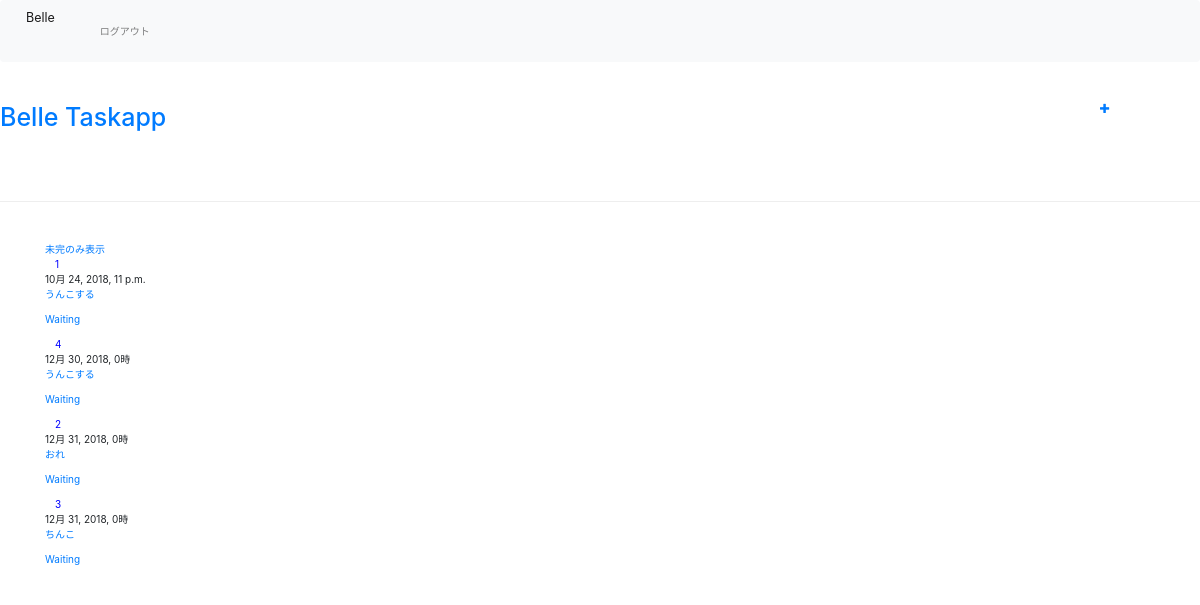
Page /taskapp/ (signed in) on the earlier database version.
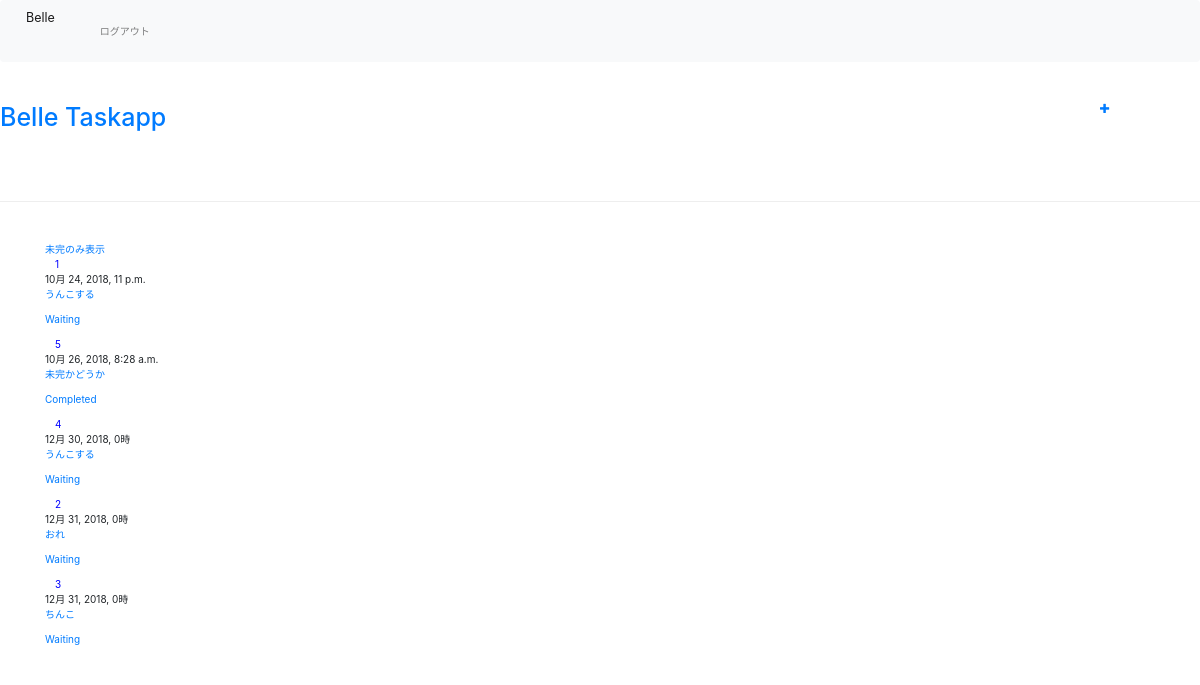
Same page on the later database version.
### taskapp/models.py (models this page shows, shortened)
class Task(models.Model):
    author = models.ForeignKey("auth.User",on_delete=models.CASCADE)
    title = models.CharField(max_length=200)
    created_date = models.DateTimeField(default=timezone.now)
    limit_date = models.DateTimeField(blank=True,null=True)
    is_completed = models.BooleanField(default = False)

### taskapp/views.py (the view)
# urls.py: path("",views.task_list,name="task_list"),
def task_list(request):
    tasks = Task.objects.all().order_by("limit_date")
    return render(request,"taskapp/task_list.html",{"tasks":tasks})

### taskapp/templates/taskapp/task_list.html
{% extends 'taskapp/base.html' %}
{% block content %}
{% if user.is_authenticated %}
<a href="{% url 'taskapp:task_uncompleted' %}">未完のみ表示</a>
    {% for task in tasks %}
        <div class="post">
          　<span style= "color:blue;">{{ task.pk }}</span></a>
            <div class="date">
                {{ task.limit_date }}
            </div>
            <p><a href="{% url 'taskapp:task_edit' pk=task.pk %}">{{ task.title }}</p>
            {% if task.is_completed %}
                <p>Completed</p>
            {% else %}
                <p>Waiting</p>
            {% endif %}
        </div>
    {% endfor %}
{% endif %}
{% endblock %}

Differences in the rows shown:
added Task: pk "5", limit_date "10月 26, 2018, 8:28 a.m.", title "未完かどうか", is_completed "Completed"
